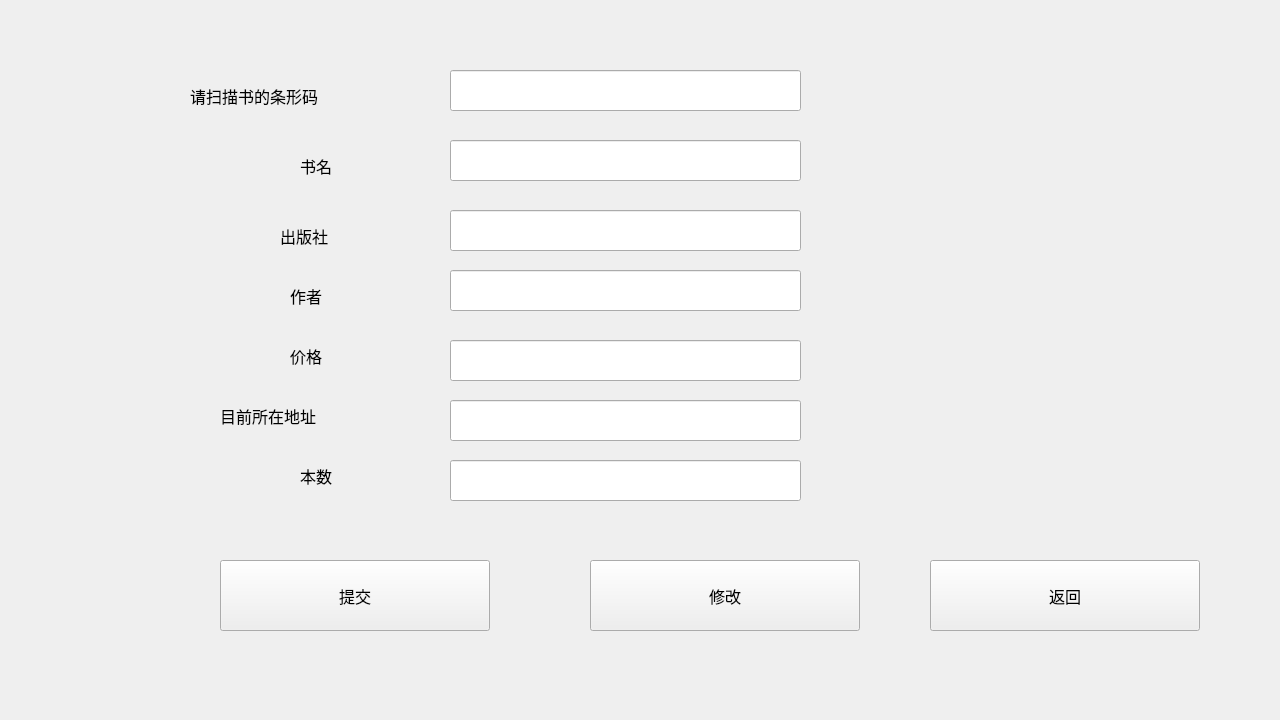
<?xml version="1.0" encoding="UTF-8"?>
<ui version="4.0">
 <class>Form</class>
 <widget class="QWidget" name="Form">
  <property name="geometry">
   <rect>
    <x>0</x>
    <y>0</y>
    <width>1280</width>
    <height>720</height>
   </rect>
  </property>
  <property name="windowTitle">
   <string>Form</string>
  </property>
  <widget class="QLabel" name="label">
   <property name="geometry">
    <rect>
     <x>190</x>
     <y>80</y>
     <width>171</width>
     <height>31</height>
    </rect>
   </property>
   <property name="font">
    <font>
     <family>Adobe 黑体 Std R</family>
     <pointsize>12</pointsize>
    </font>
   </property>
   <property name="text">
    <string>请扫描书的条形码</string>
   </property>
  </widget>
  <widget class="QLabel" name="label_2">
   <property name="geometry">
    <rect>
     <x>300</x>
     <y>150</y>
     <width>151</width>
     <height>31</height>
    </rect>
   </property>
   <property name="font">
    <font>
     <family>Adobe 黑体 Std R</family>
     <pointsize>12</pointsize>
    </font>
   </property>
   <property name="text">
    <string>书名</string>
   </property>
  </widget>
  <widget class="QLabel" name="label_3">
   <property name="geometry">
    <rect>
     <x>280</x>
     <y>220</y>
     <width>151</width>
     <height>31</height>
    </rect>
   </property>
   <property name="font">
    <font>
     <family>Adobe 黑体 Std R</family>
     <pointsize>12</pointsize>
    </font>
   </property>
   <property name="text">
    <string>出版社</string>
   </property>
  </widget>
  <widget class="QLabel" name="label_4">
   <property name="geometry">
    <rect>
     <x>290</x>
     <y>340</y>
     <width>151</width>
     <height>31</height>
    </rect>
   </property>
   <property name="font">
    <font>
     <family>Adobe 黑体 Std R</family>
     <pointsize>12</pointsize>
    </font>
   </property>
   <property name="text">
    <string>价格</string>
   </property>
  </widget>
  <widget class="QLabel" name="label_5">
   <property name="geometry">
    <rect>
     <x>290</x>
     <y>280</y>
     <width>151</width>
     <height>31</height>
    </rect>
   </property>
   <property name="font">
    <font>
     <family>Adobe 黑体 Std R</family>
     <pointsize>12</pointsize>
    </font>
   </property>
   <property name="text">
    <string>作者</string>
   </property>
  </widget>
  <widget class="QLabel" name="label_6">
   <property name="geometry">
    <rect>
     <x>220</x>
     <y>400</y>
     <width>151</width>
     <height>31</height>
    </rect>
   </property>
   <property name="font">
    <font>
     <family>Adobe 黑体 Std R</family>
     <pointsize>12</pointsize>
    </font>
   </property>
   <property name="text">
    <string>目前所在地址</string>
   </property>
  </widget>
  <widget class="QLabel" name="label_7">
   <property name="geometry">
    <rect>
     <x>300</x>
     <y>460</y>
     <width>51</width>
     <height>31</height>
    </rect>
   </property>
   <property name="font">
    <font>
     <family>Adobe 黑体 Std R</family>
     <pointsize>12</pointsize>
    </font>
   </property>
   <property name="text">
    <string>本数</string>
   </property>
  </widget>
  <widget class="QPushButton" name="pushButton">
   <property name="geometry">
    <rect>
     <x>220</x>
     <y>560</y>
     <width>270</width>
     <height>71</height>
    </rect>
   </property>
   <property name="font">
    <font>
     <family>Adobe 黑体 Std R</family>
     <pointsize>12</pointsize>
    </font>
   </property>
   <property name="text">
    <string>提交</string>
   </property>
  </widget>
  <widget class="QPushButton" name="pushButton_2">
   <property name="geometry">
    <rect>
     <x>590</x>
     <y>560</y>
     <width>270</width>
     <height>71</height>
    </rect>
   </property>
   <property name="font">
    <font>
     <family>Adobe 黑体 Std R</family>
     <pointsize>12</pointsize>
    </font>
   </property>
   <property name="text">
    <string>修改</string>
   </property>
  </widget>
  <widget class="QPushButton" name="pushButton_3">
   <property name="geometry">
    <rect>
     <x>930</x>
     <y>560</y>
     <width>270</width>
     <height>71</height>
    </rect>
   </property>
   <property name="font">
    <font>
     <family>Adobe 黑体 Std R</family>
     <pointsize>12</pointsize>
    </font>
   </property>
   <property name="text">
    <string>返回</string>
   </property>
  </widget>
  <widget class="QLineEdit" name="lineEdit">
   <property name="geometry">
    <rect>
     <x>450</x>
     <y>70</y>
     <width>351</width>
     <height>41</height>
    </rect>
   </property>
  </widget>
  <widget class="QLineEdit" name="lineEdit_2">
   <property name="geometry">
    <rect>
     <x>450</x>
     <y>140</y>
     <width>351</width>
     <height>41</height>
    </rect>
   </property>
  </widget>
  <widget class="QLineEdit" name="lineEdit_3">
   <property name="geometry">
    <rect>
     <x>450</x>
     <y>210</y>
     <width>351</width>
     <height>41</height>
    </rect>
   </property>
  </widget>
  <widget class="QLineEdit" name="lineEdit_4">
   <property name="geometry">
    <rect>
     <x>450</x>
     <y>270</y>
     <width>351</width>
     <height>41</height>
    </rect>
   </property>
  </widget>
  <widget class="QLineEdit" name="lineEdit_5">
   <property name="geometry">
    <rect>
     <x>450</x>
     <y>340</y>
     <width>351</width>
     <height>41</height>
    </rect>
   </property>
  </widget>
  <widget class="QLineEdit" name="lineEdit_6">
   <property name="geometry">
    <rect>
     <x>450</x>
     <y>400</y>
     <width>351</width>
     <height>41</height>
    </rect>
   </property>
  </widget>
  <widget class="QLineEdit" name="lineEdit_7">
   <property name="geometry">
    <rect>
     <x>450</x>
     <y>460</y>
     <width>351</width>
     <height>41</height>
    </rect>
   </property>
  </widget>
 </widget>
 <resources/>
 <connections/>
</ui>
